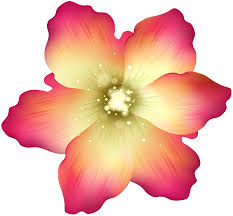
#> input picture images.jpg, 233 x 216 px, given in place of python.jpg, which was not available
$ python resize_.rotated_images.py
#> lines starting #> are read from the running program, lines starting #| are printed output that depends on the picture; pictures that were not available may be replaced by others from this repository, and a replacement may not be noted
import cv2
import numpy as np
img=cv2.imread("opencv/python.jpg")
#> img is the input picture: shape (216, 233, 3); mean B, G, R 173.2, 187.5, 240
if img is not None:
    h,w,c=img.shape
#> h = 216; w = 233; c = 3
    print(f"image loaded:\nheight {h}\nwidth {w}\nchannel {c}")
#| image loaded:
#| height 216
#| width 233
#| channel 3
    gray=cv2.cvtColor(img,cv2.COLOR_BGR2GRAY)
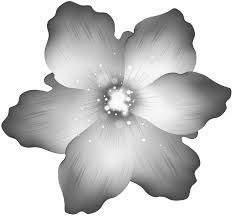
#> gray: shape (216, 233); min 39, max 255, mean 201.6
    resize=cv2.resize(img,(300,300))
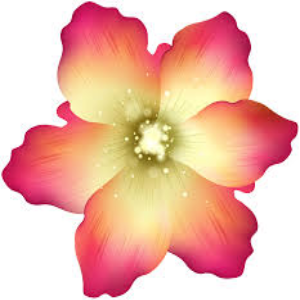
#> resize: shape (300, 300, 3); mean B, G, R 173.1, 187.4, 239.9
    center=(h//2,w//2)
#> center = (108, 116)
    m=cv2.getRotationMatrix2D(center,90,1.0)
#> m = [[6.12e-17, 1, -8], [-1, 6.12e-17, 224]]
    rotated=cv2.warpAffine(img,m,(w,h))
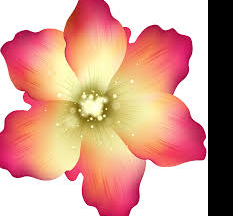
#> rotated: shape (216, 233, 3); mean B, G, R 147.1, 161.8, 213.2
    n=input("Enter what you want to show(Gray image/Resize image/Rotated image\flip image)")
#> the answer given: images.jpg
    if n=="gray":
        cv2.imshow("gray image",gray)
        cv2.waitKey(0)
        cv2.destroyAllWindows()
    elif n=="resize":
        cv2.imshow("resized image",resize)
        cv2.waitKey(0)
        cv2.destroyAllWindows()
    elif n=="Rotated":
        cv2.imshow("Rotated image",rotated)
        cv2.waitKey(0)
        cv2.destroyAllWindows()
    else:
        flipped_imgh=cv2.flip(img,1)
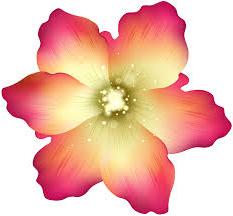
#> flipped_imgh: shape (216, 233, 3); mean B, G, R 173.2, 187.5, 240
        flipped_imgv=cv2.flip(img,0)
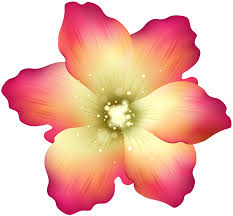
#> flipped_imgv: shape (216, 233, 3); mean B, G, R 173.2, 187.5, 240
        flipped_imghv=cv2.flip(img,-1)
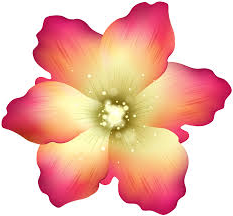
#> flipped_imghv: shape (216, 233, 3); mean B, G, R 173.2, 187.5, 240
        combined=np.hstack((flipped_imgh,flipped_imgv,flipped_imghv))
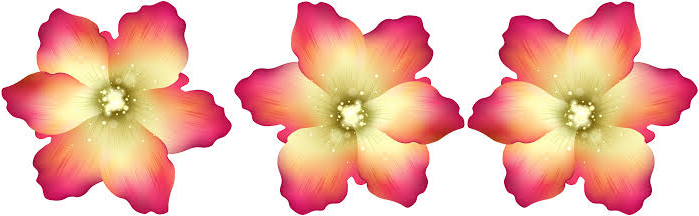
#> combined: shape (216, 699, 3); mean B, G, R 173.2, 187.5, 240
        # [4 lines of commented-out code are left out]
        cv2.imshow("flipping images",combined)
        cv2.waitKey(0)
        cv2.destroyAllWindows()
else:
    print("image is not loaded")
